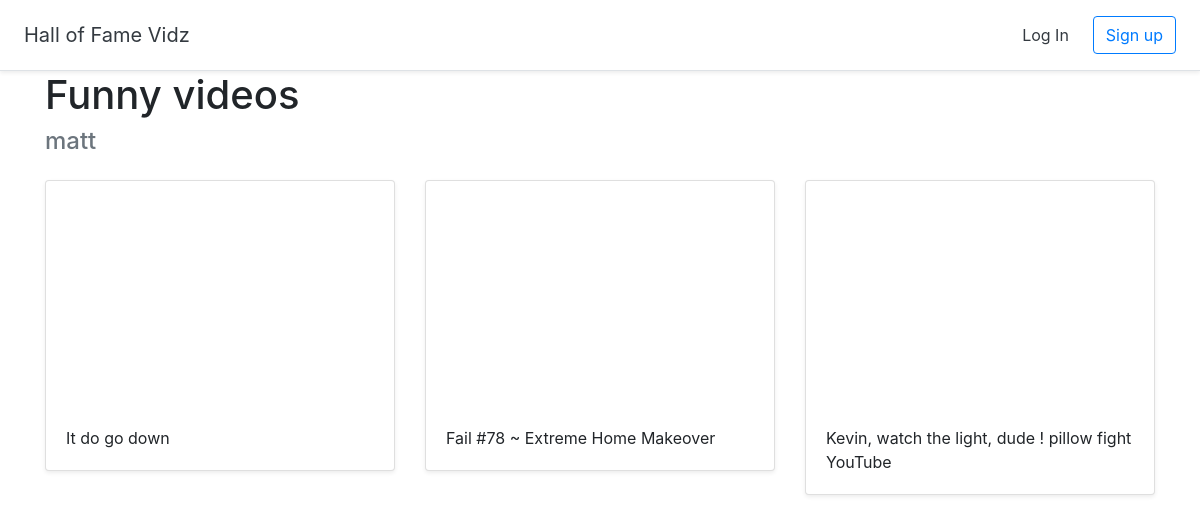
Screenshot of /halloffame/1 with the database file from the repository.
### halls/models.py (models this page shows, shortened)
class Hall(models.Model):
    title = models.CharField(max_length=255)
    user = models.ForeignKey(User, on_delete=models.CASCADE)

class Video(models.Model):
    title = models.CharField(max_length=255)
    url = models.URLField()
    youtube_id = models.CharField(max_length=255)
    hall = models.ForeignKey(Hall, on_delete=models.CASCADE)

### halls/views.py (the view)
# urls.py: path('halloffame/<int:pk>', views.DetailHall.as_view(), name='detail_hall'),
class DetailHall(generic.DetailView):
    model = Hall
    template_name = 'halls/detail_hall.html'

### halls/templates/halls/detail_hall.html (shortened to what this page needs)
{% extends 'halls/base.html' %}
{% block content %}
<div class='container'>
<h1>{{ hall.title }}</h1>
<h4 class="text-muted">{{ hall.user.username }}</h4>
	<div class="row">
	{% for video in hall.video_set.all %}
		<div class="col-md-4 mt-3"><div class="card mb-4 shadow-sm">
		<iframe width="100%" height="225" src="https://www.youtube.com/embed/{{ video.youtube_id }}" frameborder="0" allow="accelerometer; autoplay; clipboard-write; encrypted-media; gyroscope; picture-in-picture" allowfullscreen></iframe>
		<div class="card-body"><p class="card-text">{{ video.title }}</p>
		</div>
		</div>
		</div>
	{% endfor %}
	</div>
</div>
{% endblock %}

### rows the page displays
Hall: title "Funny videos", user.username "matt"
Video: title "It do go down"
Video: title "Fail #78 ~ Extreme Home Makeover"
Video: title "Kevin, watch the light, dude ! pillow fight YouTube"
